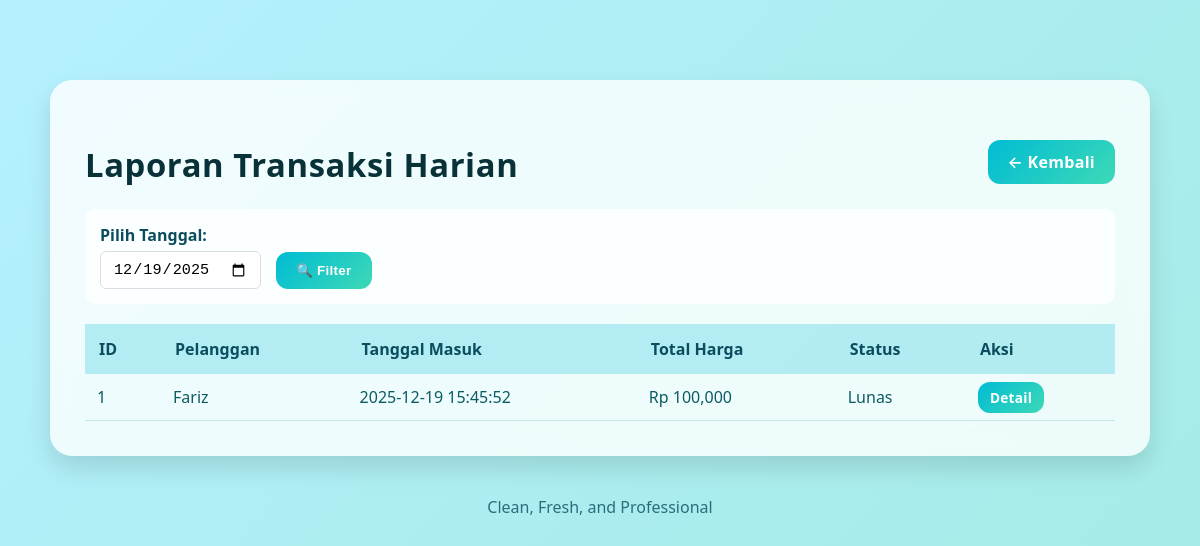
/app/Controllers/LaporanController.php?aksi=harian, run on the app's committed database.
### tables this page shows
CREATE TABLE `pelanggan` (
  `id_pelanggan` int(11) NOT NULL,
  `nama` varchar(100) NOT NULL,
  `no_hp` varchar(20) DEFAULT NULL,
  `alamat` text DEFAULT NULL,
  `deleted_at` datetime DEFAULT NULL
);

### core/Controller.php (called while the page is built, shortened)
<?php
class Controller {
    public function model($model) {
        return new $model;
    }
    public function view($path, $data = []) {
        extract($data);
        $viewFile = __DIR__ . "/../app/Views/$path.php";
        require_once $viewFile;
    }
}

### config/koneksi.php (called while the page is built, shortened)
<?php
class Database {
    private static $instance = null;
    public static function connect() {
        if (self::$instance === null) {
            try {
                self::$instance = new PDO(
                    "mysql:host=" . DB_HOST . ";dbname=" . DB_NAME . ";charset=utf8mb4",
                    DB_USER,
                    DB_PASS,
                    [
                        PDO::ATTR_ERRMODE => PDO::ERRMODE_EXCEPTION,
                        PDO::ATTR_DEFAULT_FETCH_MODE => PDO::FETCH_ASSOC,
                        PDO::ATTR_EMULATE_PREPARES => false
                    ]
                );
            } catch (PDOException $e) {
                die("Database Connection Error: " . $e->getMessage());
            }
        }
        return self::$instance;
    }
}

### core/Model.php (called while the page is built, shortened)
<?php
require_once __DIR__ . '/../config/koneksi.php';
require_once __DIR__ . '/QueryBuilder.php';
class Model {
    protected $db;
    protected $table;
    public function __construct() {
        $this->db = Database::connect();
    }
    protected function getQueryBuilder($table = null, $pk = 'id') {
        return new QueryBuilder($this->db, $table ?? $this->table, $pk);
    }
}

### core/QueryBuilder.php (called while the page is built, shortened)
<?php
class QueryBuilder {
    protected $pdo;
    public function __construct($pdo = null, $table = null, $pk = 'id') {
        $this->pdo = $pdo ?? $GLOBALS['db'] ?? null;
    }
    public function raw($sql, $params = []) {
        $stmt = $this->pdo->prepare($sql);
        $stmt->execute($params);
        return $stmt->fetchAll();
    }
}
?>

### app/Models/Transaksi.php (called while the page is built, shortened)
<?php
require_once __DIR__ . '/../../core/Model.php';
class Transaksi extends Model {
    protected $table = 'transaksi';
    protected $primaryKey = 'id_transaksi';
    public function getTransaksiHarian($tanggal) {
        $qb = $this->getQueryBuilder($this->table, $this->primaryKey);
        return $qb->raw(
            "SELECT
                p.id_pelanggan as id_transaksi,
                p.id_pelanggan,
                p.nama as nama_pelanggan,
                t.tanggal_masuk,
                SUM(
                    CASE
                        WHEN l.nama_layanan = 'Cuci Setrika Reguler' THEN l.berat * 10000
                        WHEN l.nama_layanan = 'Cuci Setrika Express' THEN l.berat * 15000
                        WHEN l.nama_layanan = 'Cuci Lipat Reguler' THEN l.berat * 8000
                        WHEN l.nama_layanan = 'Cuci Lipat Express' THEN l.berat * 12000
                        WHEN l.nama_layanan = 'Cuci Saja Reguler' THEN l.berat * 6000
                        WHEN l.nama_layanan = 'Cuci Saja Express' THEN l.berat * 10000
                        ELSE 0
                    END
                ) as total_harga,
                CASE
                    WHEN MIN(CASE WHEN LOWER(l.status) LIKE '%lunas%' THEN 1 ELSE 0 END) = 1 THEN 'Lunas'
                    ELSE 'Belum Lunas'
                END as status
            FROM layanan l
            JOIN detail_transaksi dt ON l.id_layanan = dt.id_layanan
            JOIN transaksi t ON dt.id_transaksi = t.id_transaksi
            JOIN pelanggan p ON l.id_pelanggan = p.id_pelanggan
            WHERE DATE(t.tanggal_masuk) = ? AND t.deleted_at IS NULL
            GROUP BY p.id_pelanggan, p.nama, t.tanggal_masuk
            ORDER BY MAX(l.id_layanan) DESC",
            [$tanggal]
        );
    }
}

### app/Views/laporan/transaksi_harian.php (the view, shortened to what this page needs)
<!DOCTYPE html>
<html lang="id">
<head>
    <link rel="stylesheet" href="/bellaundry/public/assets/css/style.css">
</head>
<body>
<div class="container-crud">
    <div class="card-crud">
        <div style="display:flex; justify-content:space-between; align-items:center;">
            <h2 class="card-title">Laporan Transaksi Harian</h2>
            <a href="/bellaundry/app/Controllers/LaporanController.php?aksi=index" class="btn-gradient">← Kembali</a>
        </div>
        <div class="filter-form">
            <form method="GET" action="/bellaundry/app/Controllers/LaporanController.php" style="display:flex; gap:15px; align-items:flex-end;">
                <label>
                    Pilih Tanggal:
                    <input type="date" name="tanggal" value="<?= htmlspecialchars($tanggal) ?>" required>
                </label>
                <button type="submit" class="btn-gradient">🔍 Filter</button>
            </form>
        </div>
        <table class="table-crud">
            <tr>
                <th>ID</th>
                <th>Pelanggan</th>
                <th>Tanggal Masuk</th>
                <th>Total Harga</th>
                <th>Status</th>
                <th>Aksi</th>
            </tr>
            <?php if (!empty($transaksi)):
                foreach ($transaksi as $row): ?>
                <tr>
                    <td><?= htmlspecialchars($row['id_transaksi']) ?></td>
                    <td><?= htmlspecialchars($row['nama_pelanggan'] ?? '-') ?></td>
                    <td><?= htmlspecialchars($row['tanggal_masuk']) ?></td>
                    <td>Rp <?= number_format($row['total_harga'], 0) ?></td>
                    <td><?= htmlspecialchars($row['status']) ?></td>
                    <td>
                        <a href="/bellaundry/app/Controllers/TransaksiController.php?aksi=detail&id_pelanggan=<?= $row['id_pelanggan'] ?>&laporan_type=harian&tanggal=<?= htmlspecialchars($tanggal) ?>" class="btn-gradient" style="padding:6px 12px; font-size:0.85rem;">Detail</a>
                    </td>
                </tr>
            <?php endforeach;
            else: ?>
                <tr>
                    <td colspan="6" style="text-align:center; padding:20px; color:#999;">Tidak ada data transaksi untuk tanggal ini</td>
                </tr>
            <?php endif; ?>
        </table>
    </div>
    <div class="footer-crud">
    Clean, Fresh, and Professional
    </div>
</div>
</body>
</html>

### public/assets/css/style.css (style rules this page uses)
body { margin: 0; padding: 0; font-family: var(--font-sans); background: #f4f6f9; }
:root { --font-sans: 'Poppins', system-ui, -apple-system, 'Segoe UI', Roboto, 'Helvetica Neue', Arial; --font-heading: 'Poppins', system-ui, -apple-system, 'Segoe UI', Roboto, 'Helvetica Neue', Arial; --muted: #6b8f95; }
body { font-family: var(--font-sans); background: linear-gradient(135deg, #b6f0ff, #9be9d8, #c3fff1); background-size: 300% 300%; animation: flowBg 12s ease infinite; margin: 0; padding: 0; color: #083238; }
.container-crud { max-width: 1100px; margin: 60px auto; padding: 20px; }
.card-crud { background: rgba(255,255,255,0.8); backdrop-filter: blur(10px); padding: 35px; border-radius: 22px; box-shadow: 0 12px 25px rgba(0,0,0,0.12); }
.card-title { font-family: var(--font-heading); font-size: 2.05rem; font-weight: 600; color: #083238; margin-bottom: 22px; letter-spacing: 0.6px; }
.btn-gradient { background: linear-gradient(135deg, #00bcd4, #3dd9b6); color: white; border: none; padding: 11px 20px; border-radius: 12px; cursor: pointer; font-weight: 600; transition: transform 0.22s ease, box-shadow 0.22s ease; text-decoration: none; letter-spacing: 0.3px; }
.table-crud { width: 100%; border-collapse: collapse; margin-top: 20px; }
.table-crud th { background: rgba(0, 188, 212, 0.25); padding: 14px; text-align: left; font-weight: 600; color: #0b4d5e; }
.table-crud td { padding: 12px; border-bottom: 1px solid #c8e8e6; color: #0c5b63; }
.footer-crud { margin-top: 40px; text-align: center; color: #0b4d5e; opacity: 0.8; }

### app/Views/laporan/transaksi_harian.php (style rules this page uses)
.filter-form { display: flex; gap: 15px; align-items: flex-end; margin-bottom: 20px; padding: 15px; background: rgba(255,255,255,0.8); border-radius: 10px; }
.filter-form label { display: flex; flex-direction: column; gap: 5px; font-weight: 600; color: #0b4d5e; }
.filter-form input { padding: 8px 12px; border: 1px solid #ddd; border-radius: 6px; font-size: 0.95rem; }

### data on the page
pelanggan: id_pelanggan "1", nama "Fariz", tanggal_masuk "2025-12-19 15:45:52", total_harga "100,000", status "Lunas"
